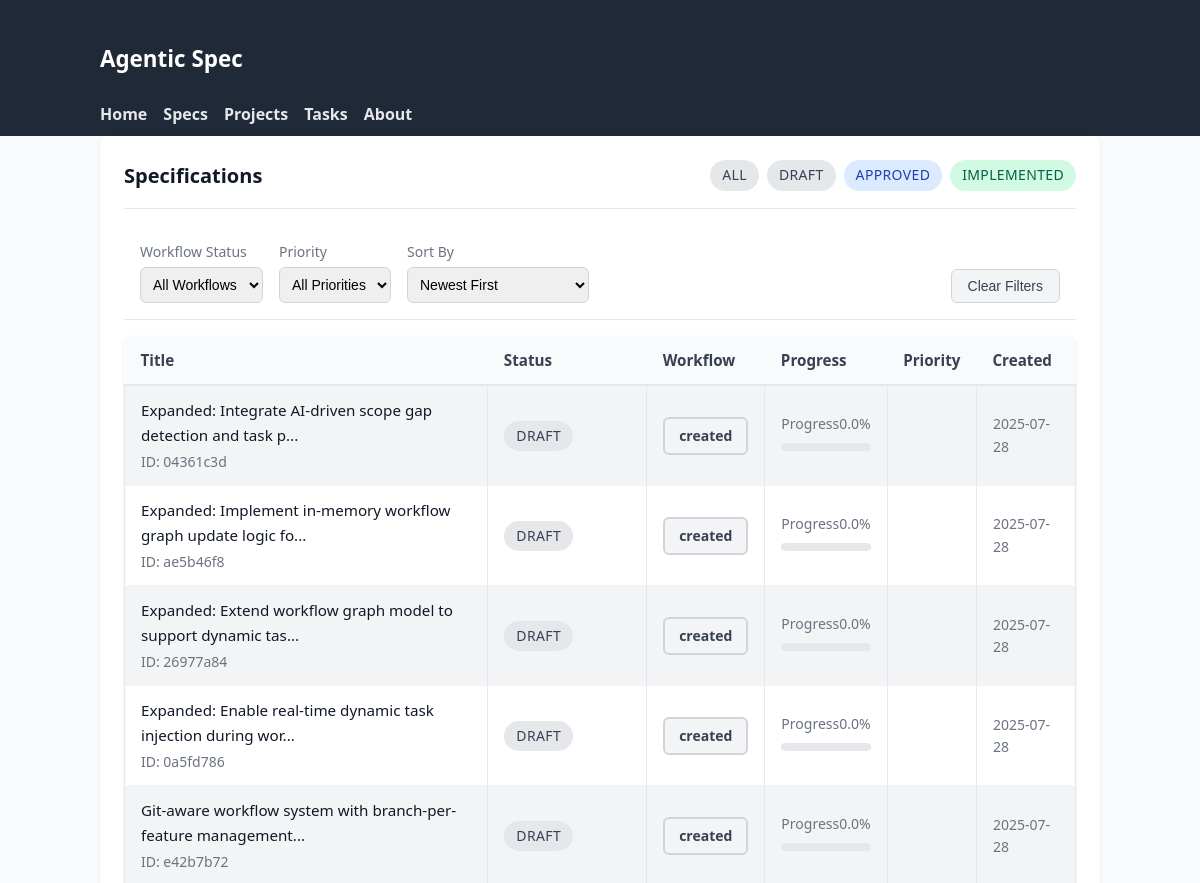
/specs (upper part), run on an earlier commit of the app's database.
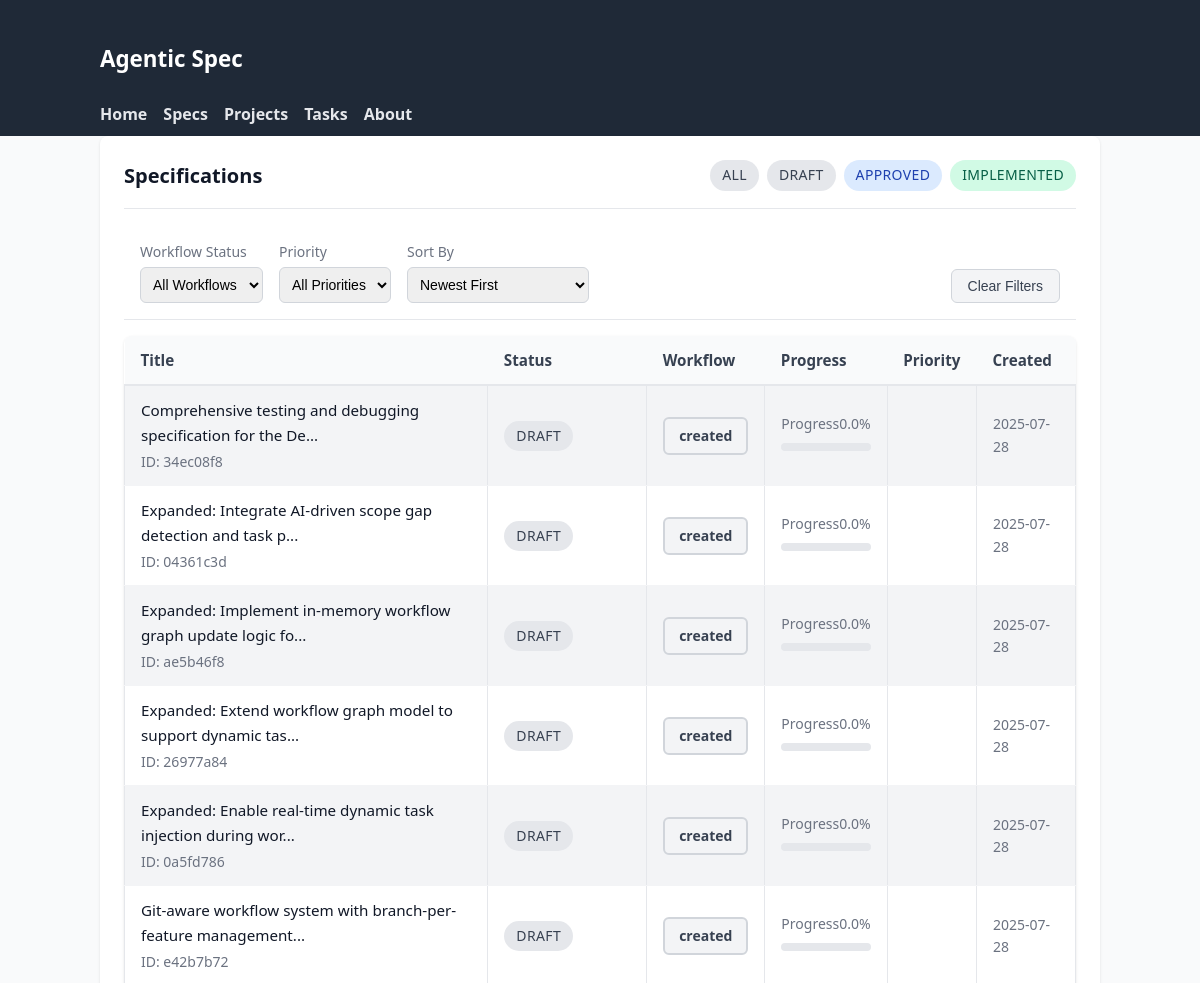
And on a later commit of the database.
### tables this page shows
CREATE TABLE specifications (
                id TEXT PRIMARY KEY,
                title TEXT NOT NULL,
                inherits TEXT DEFAULT '[]',
                created TIMESTAMP NOT NULL,
                updated TIMESTAMP NOT NULL,
                version TEXT NOT NULL,
                status TEXT NOT NULL,
                parent_spec_id TEXT,
                child_spec_ids TEXT DEFAULT '[]',
                context TEXT NOT NULL,
                requirements TEXT NOT NULL,
                review_notes TEXT DEFAULT '[]',
                context_parameters TEXT,
                -- Enhanced tracking fields
                workflow_status TEXT DEFAULT 'created',
                is_completed BOOLEAN DEFAULT FALSE,
                completed_at TIMESTAMP,
                last_accessed TIMESTAMP,
                completion_percentage REAL DEFAULT 0.0,
                priority INTEGER DEFAULT 5,
                -- Lifecycle timestamps
                reviewed_at TIMESTAMP,
                approved_at TIMESTAMP,
                implemented_at TIMESTAMP,
                -- Metadata tracking
                created_by TEXT DEFAULT 'system',
                last_updated_by TEXT DEFAULT 'system',
                tags TEXT DEFAULT '[]'
            );

### agentic_spec/web_ui.py (the view)
@app.get("/specs", response_class=HTMLResponse)
async def list_specifications(request: Request, status: str | None = None):
    async with await get_db_manager() as manager:
        if status:
            specs = await manager.backend.list_specifications()
            specs = [s for s in specs if s.status.value == status]
        else:
            specs = await manager.backend.list_specifications()
        ctx = base_context(request, title="Specifications")
        ctx.update({"specs": specs, "current_status": status})
        return templates.TemplateResponse("specs_list.html", ctx)

### agentic_spec/web_templates/specs_list.html (shortened to what this page needs)
{% extends 'base.html' %}
{% block content %}
<div class="card">
  <div class="card-header">
    <h2 class="card-title">Specifications{% if current_status %} – {{ current_status }}{% endif %}</h2>
    <div style="display: flex; gap: 0.5rem;">
      <a href="/specs" class="status-badge {% if not current_status %}draft{% endif %}" style="text-decoration: none;">All</a>
      <a href="/specs?status=draft" class="status-badge draft" style="text-decoration: none;">Draft</a>
      <a href="/specs?status=approved" class="status-badge approved" style="text-decoration: none;">Approved</a>
      <a href="/specs?status=implemented" class="status-badge implemented" style="text-decoration: none;">Implemented</a>
    </div>
  </div>
  <div style="display: flex; gap: 1rem; padding: 1rem; border-bottom: 1px solid #e5e7eb; flex-wrap: wrap;">
    <div>
      <label for="workflow-filter" style="display: block; font-size: 0.875rem; color: #6b7280; margin-bottom: 0.25rem;">Workflow Status</label>
      <select id="workflow-filter" style="padding: 0.5rem; border: 1px solid #d1d5db; border-radius: 0.375rem; font-size: 0.875rem;">
        <option value="">All Workflows</option>
      </select>
    </div>
    <div>
      <label for="priority-filter" style="display: block; font-size: 0.875rem; color: #6b7280; margin-bottom: 0.25rem;">Priority</label>
      <select id="priority-filter" style="padding: 0.5rem; border: 1px solid #d1d5db; border-radius: 0.375rem; font-size: 0.875rem;">
        <option value="">All Priorities</option>
      </select>
    </div>
    <div>
      <label for="sort-by" style="display: block; font-size: 0.875rem; color: #6b7280; margin-bottom: 0.25rem;">Sort By</label>
      <select id="sort-by" style="padding: 0.5rem; border: 1px solid #d1d5db; border-radius: 0.375rem; font-size: 0.875rem;">
        <option value="created-desc">Newest First</option>
      </select>
    </div>
    <div style="margin-left: auto; display: flex; align-items: flex-end;">
      <button id="clear-filters" style="padding: 0.5rem 1rem; background: #f3f4f6; color: #374151; border: 1px solid #d1d5db; border-radius: 0.375rem; font-size: 0.875rem; cursor: pointer;">Clear Filters</button>
    </div>
  </div>
  {% if specs %}
  <table>
    <thead>
      <tr>
        <th>Title</th>
        <th>Status</th>
        <th>Workflow</th>
        <th>Progress</th>
        <th>Priority</th>
        <th>Created</th>
      </tr>
    </thead>
    <tbody>
      {% for s in specs %}
      <tr>
        <td>
          <a href="/specs/{{ s.id }}">{{ s.title[:60] }}{% if s.title|length > 60 %}...{% endif %}</a>
          <div class="card-subtitle">ID: {{ s.id }}</div>
        </td>
        <td>
          <span class="status-badge {{ s.status.value }}">{{ s.status.value }}</span>
        </td>
        <td>
          <span class="workflow-badge {{ s.workflow_status.value }}">{{ s.workflow_status.value }}</span>
        </td>
        <td>
          <div class="progress-label">
            <span>Progress</span>
            <span>{{ s.completion_percentage }}%</span>
          </div>
          <div class="progress-bar">
          </div>
        </td>
        <td>
          {% if s.priority %}
          <span class="priority-indicator priority-{{ s.priority.value }}"></span>
          {% else %}
          <span style="color: #9ca3af;">-</span>
          {% endif %}
        </td>
        <td style="font-size: 0.875rem; color: #6b7280;">
          {{ s.created.strftime('%Y-%m-%d') }}
        </td>
      </tr>
      {% endfor %}
    </tbody>
  </table>
  {% else %}
  <p style="color: #6b7280; text-align: center; padding: 3rem 0;">
    No specifications found{% if current_status %} with status "{{ current_status }}"{% endif %}.
  </p>
  {% endif %}
</div>
{% endblock %}

What changed in the data, as far as the page shows it:
added specifications: title "Comprehensive testing and debugging specification for the De", id "34ec08f8", status.value "DRAFT", workflow_status.value "created", completion_percentage "0.0", created "2025-07-28"
